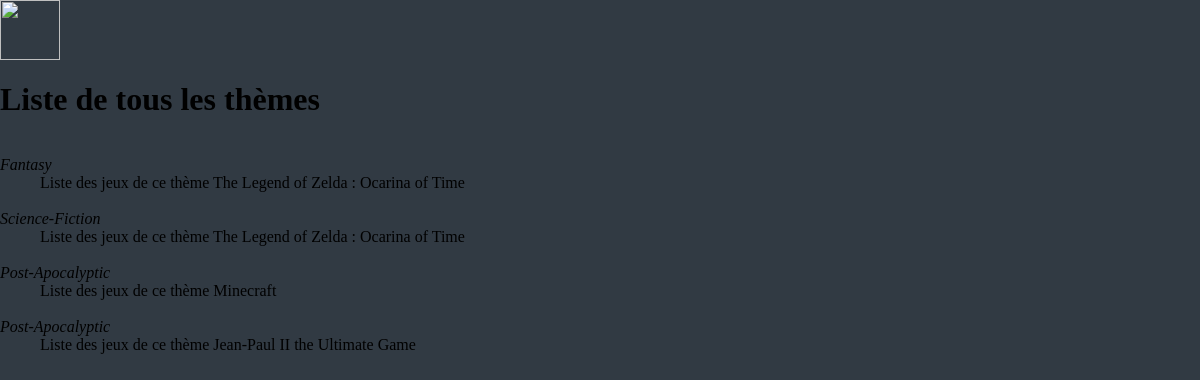
The page /listeTheme.php on the database its author committed.
### tables this page shows
CREATE TABLE JEU (
  IDJ INT AUTO_INCREMENT PRIMARY KEY,
  NOMJ VARCHAR(100) DEFAULT NULL,
  DATESORTIE DATE DEFAULT NULL,
  DESCJ TEXT
);

CREATE TABLE THEME (
  IDT INT AUTO_INCREMENT PRIMARY KEY,
  NOMTHEME VARCHAR(100) DEFAULT NULL
);

### listeTheme.php (the view, shortened to what this page needs)
<html>
  <head>
    <link rel="stylesheet" type="text/css" href="index.css">
  </head>
  <body>
    <header>
      <a href="index.php"><img src="http://www.webzeen.fr/wp-content/uploads/2016/03/Banni%C3%A8re-Jeux-vid%C3%A9os.png" class="center"></a>
    </header>
    <h1>
      Liste de tous les thèmes
    </h1>
    <?php
    $dsn="mysql:dbname=".BASE.";host=".SERVER;
    try{
      $connexion=new PDO($dsn,USER,PASSWD);
    }
    catch(PDOException $e){
      printf("Échec de la connexion : %s\n", $e->getMessage());
      exit();
    }
    $sql="SELECT * from JEU NATURAL JOIN THEME NATURAL JOIN ESTDUTHEME";
    if(!$connexion->query($sql)) echo "Pb d'accès à la liste";
    else{
      ?>
      <dl>
        <?php
        foreach ($connexion->query($sql) as $row)
        echo "<dt style='font-style:italic'>".$row['NOMTHEME']."</dt><dd>Liste des jeux de ce thème ".$row['NOMJ']."</dd></dt>\n<br>";
      ?>
      </dl>
    <?php } ?>
  </body>
</html>

### index.css (style rules this page uses)
a { opacity: 0.75; transition: 0.3s; }
html { height: 100%; }
body { padding:0%; margin:0%; background-color: #313a43; display: flex; flex-direction: column; min-height: 100%; }
header { background-color: #313a43; display: flex; }
header img { vertical-align: middle; height: 5vw; width: auto; }

### rows shown on the page
jeu: theme.NOMTHEME "Fantasy", NOMJ "The Legend of Zelda : Ocarina of Time", theme.NOMTHEME "Science-Fiction"
jeu: theme.NOMTHEME "Post-Apocalyptic", NOMJ "Minecraft"
jeu: theme.NOMTHEME "Post-Apocalyptic", NOMJ "Jean-Paul II the Ultimate Game"
